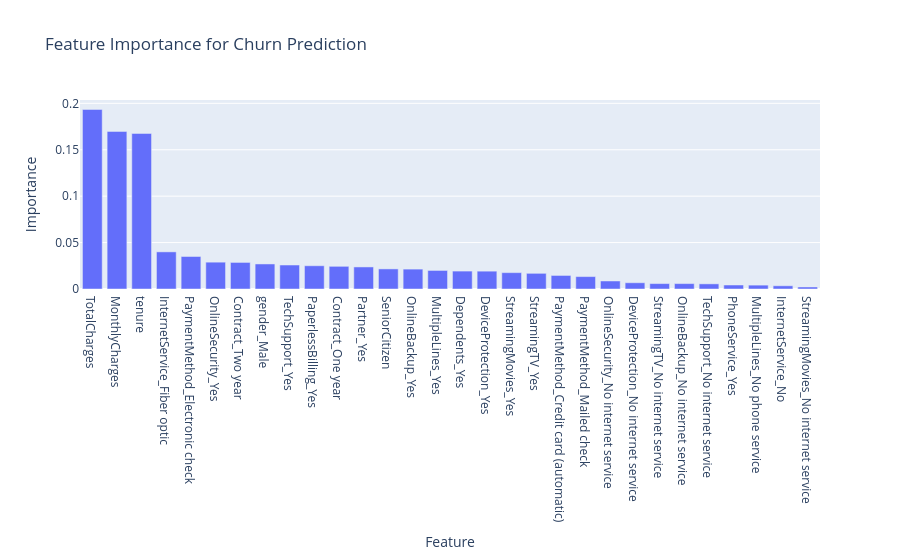

Notebook source saved alongside this figure:
### Code cell
fig = px.bar(
    importance_df,
    x="Feature",
    y="Importance",
    title="Feature Importance for Churn Prediction"
)

fig.show()

### Figure 1 — Plotly figure (JSON) as saved in the notebook; plotly's stock layout.template omitted (floating-point values rounded to 4 significant figures)
{"data": [{"alignmentgroup": "True", "hovertemplate": "Feature=%{x}<br>Importance=%{y}<extra></extra>", "legendgroup": "", "marker": {"color": "#636efa", "pattern": {"shape": ""}}, "name": "", "offsetgroup": "", "orientation": "v", "showlegend": false, "textposition": "auto", "type": "bar", "x": ["TotalCharges", "MonthlyCharges", "tenure", "InternetService_Fiber optic", "PaymentMethod_Electronic check", "OnlineSecurity_Yes", "Contract_Two year", "gender_Male", "TechSupport_Yes", "PaperlessBilling_Yes", "Contract_One year", "Partner_Yes", "SeniorCitizen", "OnlineBackup_Yes", "MultipleLines_Yes", "Dependents_Yes", "DeviceProtection_Yes", "StreamingMovies_Yes", "StreamingTV_Yes", "PaymentMethod_Credit card (automatic)", "PaymentMethod_Mailed check", "OnlineSecurity_No internet service", "DeviceProtection_No internet service", "StreamingTV_No internet service", "OnlineBackup_No internet service", "TechSupport_No internet service", "PhoneService_Yes", "MultipleLines_No phone service", "InternetService_No", "StreamingMovies_No internet service"], "xaxis": "x", "y": [0.1934, 0.1698, 0.1676, 0.04, 0.03502, 0.0289, 0.02862, 0.02697, 0.02583, 0.02504, 0.02443, 0.02377, 0.02164, 0.02142, 0.01998, 0.01929, 0.01922, 0.01762, 0.01688, 0.0146, 0.01336, 0.008633, 0.006732, 0.005829, 0.005822, 0.005539, 0.00431, 0.004167, 0.003445, 0.002181], "yaxis": "y"}], "layout": {"autosize": true, "barmode": "relative", "legend": {"tracegroupgap": 0}, "title": {"text": "Feature Importance for Churn Prediction"}, "xaxis": {"anchor": "y", "autorange": true, "domain": [0, 1], "range": [-0.5, 29.5], "title": {"text": "Feature"}, "type": "category"}, "yaxis": {"anchor": "x", "autorange": true, "domain": [0, 1], "range": [0, 0.2036], "title": {"text": "Importance"}, "type": "linear"}}}
